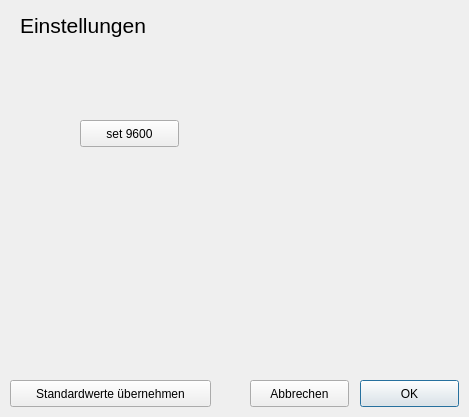
<?xml version="1.0" encoding="UTF-8"?>
<ui version="4.0">
 <class>Einstellungen</class>
 <widget class="QDialog" name="Einstellungen">
  <property name="geometry">
   <rect>
    <x>0</x>
    <y>0</y>
    <width>469</width>
    <height>417</height>
   </rect>
  </property>
  <property name="windowTitle">
   <string>Dialog</string>
  </property>
  <widget class="QPushButton" name="pushButton">
   <property name="geometry">
    <rect>
     <x>360</x>
     <y>380</y>
     <width>99</width>
     <height>27</height>
    </rect>
   </property>
   <property name="text">
    <string>OK</string>
   </property>
  </widget>
  <widget class="QPushButton" name="pushButton_2">
   <property name="geometry">
    <rect>
     <x>250</x>
     <y>380</y>
     <width>99</width>
     <height>27</height>
    </rect>
   </property>
   <property name="text">
    <string>Abbrechen</string>
   </property>
  </widget>
  <widget class="QPushButton" name="pushButton_3">
   <property name="geometry">
    <rect>
     <x>10</x>
     <y>380</y>
     <width>201</width>
     <height>27</height>
    </rect>
   </property>
   <property name="text">
    <string>Standardwerte übernehmen</string>
   </property>
  </widget>
  <widget class="QLabel" name="label">
   <property name="geometry">
    <rect>
     <x>20</x>
     <y>10</y>
     <width>131</width>
     <height>31</height>
    </rect>
   </property>
   <property name="font">
    <font>
     <pointsize>16</pointsize>
     <underline>false</underline>
    </font>
   </property>
   <property name="text">
    <string>Einstellungen</string>
   </property>
  </widget>
  <widget class="QPushButton" name="pushButton_4">
   <property name="geometry">
    <rect>
     <x>80</x>
     <y>120</y>
     <width>99</width>
     <height>27</height>
    </rect>
   </property>
   <property name="text">
    <string>set 9600</string>
   </property>
  </widget>
 </widget>
 <resources/>
 <connections/>
</ui>
